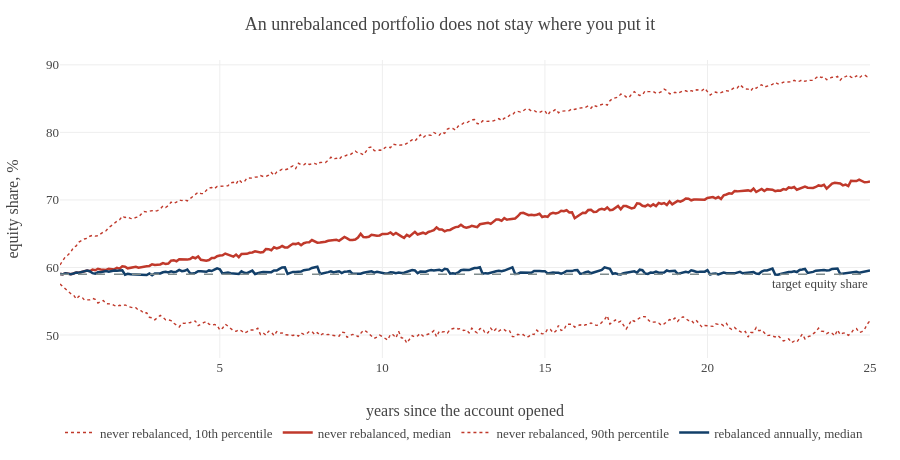

Notebook source saved alongside this figure:
### Markdown cell above
---

## 2 · What happens if you never trade

Start with the baseline, because it frames everything else. Left alone for 25 years, the
portfolio does not stay where it was put.

### Code cell
eq = results['Never rebalance']['equity_paths'] * 100
eq_annual = results['Annual']['equity_paths'] * 100
months = np.arange(1, MONTHS + 1) / 12

fig = go.Figure()
for q, nm, dash in [(10, '10th percentile', 'dot'), (50, 'median', 'solid'), (90, '90th percentile', 'dot')]:
    fig.add_trace(go.Scatter(x=months, y=np.percentile(eq, q, axis=0), mode='lines', name=f'never rebalanced, {nm}',
                             line=dict(color=RED, width=2.5 if q == 50 else 1.4, dash=dash),
                             hovertemplate='year %{x:.1f}<br>equity %{y:.1f}%<extra></extra>'))
fig.add_trace(go.Scatter(x=months, y=np.percentile(eq_annual, 50, axis=0), mode='lines',
                         name='rebalanced annually, median', line=dict(color=NAVY, width=2.5)))
fig.add_hline(y=TARGET[EQUITY_IDX].sum() * 100, line=dict(color=GREY, width=1.5, dash='dash'),
              annotation_text='target equity share', annotation_position='bottom right')
fig.update_layout(template=TEMPLATE, height=460,
                  title_text='An unrebalanced portfolio does not stay where you put it',
                  xaxis_title='years since the account opened', yaxis_title='equity share, %',
                  legend=dict(orientation='h', y=-0.2))
fig.show()

nr = results['Never rebalance']
print(f"After 25 years without rebalancing, the median client holds "
      f"{np.percentile(eq[:, -1], 50):.0f}% equity against a {TARGET[EQUITY_IDX].sum():.0%} target.")
print(f"The 10th-90th percentile range is "
      f"{np.percentile(eq[:, -1], 10):.0f}% to {np.percentile(eq[:, -1], 90):.0f}%.")

### Figure 1 — Plotly figure (JSON) as saved in the notebook; plotly's stock layout.template omitted (floating-point values rounded to 4 significant figures; data arrays with more than 128 entries replaced by an {"elided": "..."} marker saying what was removed)
{"data": [{"hovertemplate": "year %{x:.1f}<br>equity %{y:.1f}%<extra></extra>", "line": {"color": "#C0392B", "dash": "dot", "width": 1.4}, "mode": "lines", "name": "never rebalanced, 10th percentile", "type": "scatter", "x": {"elided": "300 float values"}, "y": {"elided": "300 float values"}}, {"hovertemplate": "year %{x:.1f}<br>equity %{y:.1f}%<extra></extra>", "line": {"color": "#C0392B", "dash": "solid", "width": 2.5}, "mode": "lines", "name": "never rebalanced, median", "type": "scatter", "x": {"elided": "300 float values"}, "y": {"elided": "300 float values"}}, {"hovertemplate": "year %{x:.1f}<br>equity %{y:.1f}%<extra></extra>", "line": {"color": "#C0392B", "dash": "dot", "width": 1.4}, "mode": "lines", "name": "never rebalanced, 90th percentile", "type": "scatter", "x": {"elided": "300 float values"}, "y": {"elided": "300 float values"}}, {"line": {"color": "#123F69", "width": 2.5}, "mode": "lines", "name": "rebalanced annually, median", "type": "scatter", "x": {"elided": "300 float values"}, "y": {"elided": "300 float values"}}], "layout": {"annotations": [{"showarrow": false, "text": "target equity share", "x": 1, "xanchor": "right", "xref": "x domain", "y": 59.0, "yanchor": "top", "yref": "y"}], "height": 460, "legend": {"orientation": "h", "y": -0.2}, "shapes": [{"line": {"color": "#7F8C8D", "dash": "dash", "width": 1.5}, "type": "line", "x0": 0, "x1": 1, "xref": "x domain", "y0": 59.0, "y1": 59.0, "yref": "y"}], "title": {"text": "An unrebalanced portfolio does not stay where you put it"}, "xaxis": {"title": {"text": "years since the account opened"}}, "yaxis": {"title": {"text": "equity share, %"}}}}
